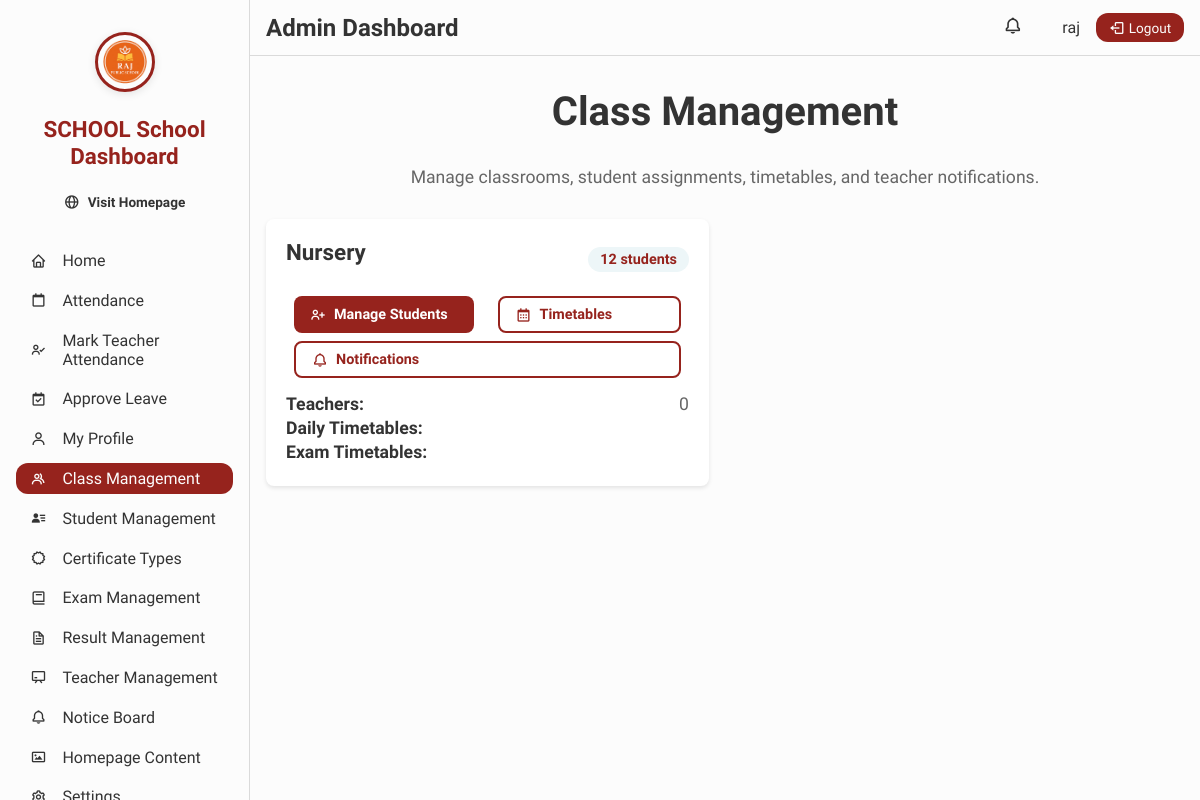
The app's page /students/class-management/ (signed in) with its own data.
### students/models.py (models this page shows)
class Classroom(models.Model):
    grade = models.CharField()
    section = models.CharField(blank=True, null=True)
    class_teacher = models.OneToOneField(
        "teachers.Teacher",
        on_delete=models.SET_NULL,
        null=True,
        blank=True,
        related_name="class_teacher_of",
    )
    def __str__(self):
        if self.section:
            return f"{self.grade} {self.section}"
        return self.grade

### students/views.py (the view)
# urls.py: path("class-management/", views.class_management, name="class_management"),
@login_required
def class_management(request: HttpRequest):
    role = get_user_role(request.user)
    if role != "Admin":
        return HttpResponse("Access denied", status=403)
    def get_grade_number(grade):
        digits = "".join(filter(str.isdigit, grade))
        return int(digits) if digits else 0
    classrooms = sorted(
        Classroom.objects.all(), key=lambda c: get_grade_number(c.grade)
    )
    context = {
        "classrooms": classrooms,
        "role": role,
    }
    return render(request, "students/class_management.html", context)

### base/context_processors.py (called while the page is built)
def get_user_role(user):
    if user.groups.filter(name="Admin").exists():
        return "Admin"
    elif user.groups.filter(name="Teacher").exists():
        return "Teacher"
    else:
        return "Student"

def current_session(request):
    selected_session_id = request.session.get("selected_academic_session_id")
    if selected_session_id:
        try:
            current_session_obj = AcademicSession.objects.get(id=selected_session_id)
        except AcademicSession.DoesNotExist:
            current_session_obj = None
    else:
        current_session_obj = None
    if not current_session_obj:
        today = date.today()
        current_session_obj = AcademicSession.objects.filter(
            start_date__lte=today, end_date__gte=today
        ).first()
        if not current_session_obj:
            current_session_obj = AcademicSession.objects.order_by("-end_date").first()
    return {"current_session": current_session_obj}

def user_role(request):
    if request.user.is_authenticated:
        return {"role": get_user_role(request.user)}
    return {}

def school_name(request):
    from decouple import config
    return {"school_name": config("SCHOOL_NAME", default="SCHOOL")}

### base/views.py (called while the page is built)
def get_user_role(user):
    if user.groups.filter(name="Admin").exists():
        return "Admin"
    elif user.groups.filter(name="Teacher").exists():
        return "Teacher"
    else:
        return "Student"

### students/templates/students/class_management.html
{% extends 'dashboard/layout.html' %}
{% block content %}
  <div class="class-management-container">
    <h1>Class Management</h1>
    <p>Manage classrooms, student assignments, timetables, and teacher notifications.</p>
    <div class="classrooms-grid">
      {% for classroom in classrooms %}
        <div class="classroom-card">
          <div class="classroom-header">
            <h3>{{ classroom }}</h3>
            <span class="student-count">{{ classroom.student.count }} students</span>
          </div>
          <div class="classroom-actions">
            <a href="{% url 'students:manage_class_students' classroom.id %}" class="btn btn-primary"><i class="bx bx-user-plus"></i> Manage Students</a>
            <a href="{% url 'students:manage_timetables' classroom.id %}" class="btn btn-outline"><i class="bx bx-calendar"></i> Timetables</a>
            <a href="{% url 'students:manage_teacher_notifications' classroom.id %}" class="btn btn-outline"><i class="bx bx-bell"></i> Notifications</a>
          </div>
          <div class="classroom-info">
            <p>
              <strong>Teachers:</strong> {{ classroom.teachers.count }}
            </p>
            <p>
              <strong>Daily Timetables:</strong> {{ classroom.daily_timetables.filter.is_active.count }}
            </p>
            <p>
              <strong>Exam Timetables:</strong> {{ classroom.exam_timetables.filter.is_active.count }}
            </p>
          </div>
        </div>
      {% empty %}
        <div class="no-classes">
          <p>No classrooms found. Please create classrooms first.</p>
        </div>
      {% endfor %}
    </div>
  </div>
{% endblock %}

### dashboard/templates/dashboard/layout.html (shortened to what this page needs)
<!DOCTYPE html>
<html lang="en">
  <head>
    {% include 'links.html' %}
  </head>
  <body class="dashboard-body">
    {% include 'dashboard/sidebar.html' %}
    <main>
      <nav class="dashboard-navbar">
        <div class="navbar-left">
          <h1 class="page-title">{{ role }} Dashboard</h1>
        </div>
        <div class="navbar-right">
          <div class="notification-panel">
            <button class="notification-btn" id="notificationToggle">
              <i class="bx bx-bell"></i>
            </button>
          </div>
          <div class="user-section">
            <span class="user-info">{{ request.user.get_full_name|default:request.user.username }}</span>
            <form method="POST" action="{% url 'logout' %}">
              <button class="logout-btn" type="submit"><i class="bx bx-log-out"></i> Logout</button>
            </form>
          </div>
        </div>
      </nav>
      {% block content %}
      {% endblock %}
    </main>
    {% load static %}
  </body>
</html>

### records on screen
Classroom: section+grade "Nursery", student.count "12", teachers.count "0"

### other values on screen
{{ school_name }} "SCHOOL"
{{ role }} "Admin"
{{ request.user.get_full_name|default:request.user.username }} "raj"
